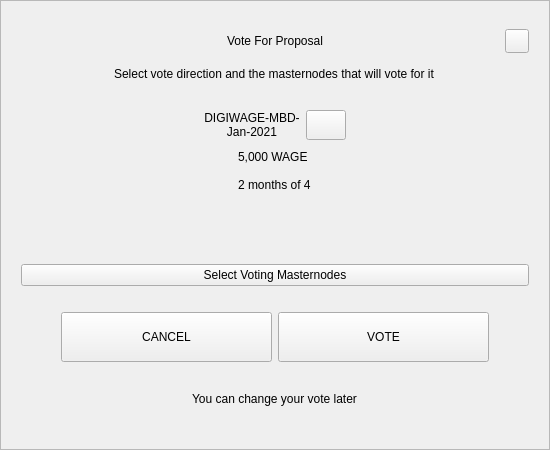
<?xml version="1.0" encoding="UTF-8"?>
<ui version="4.0">
 <class>VoteDialog</class>
 <widget class="QWidget" name="VoteDialog">
  <property name="geometry">
   <rect>
    <x>0</x>
    <y>0</y>
    <width>550</width>
    <height>450</height>
   </rect>
  </property>
  <layout class="QVBoxLayout" name="verticalLayout_1">
   <property name="spacing">
    <number>0</number>
   </property>
   <property name="leftMargin">
    <number>0</number>
   </property>
   <property name="topMargin">
    <number>0</number>
   </property>
   <property name="rightMargin">
    <number>0</number>
   </property>
   <property name="bottomMargin">
    <number>0</number>
   </property>
   <item>
    <widget class="QFrame" name="frame">
     <property name="styleSheet">
      <string notr="true"/>
     </property>
     <property name="frameShape">
      <enum>QFrame::StyledPanel</enum>
     </property>
     <property name="frameShadow">
      <enum>QFrame::Raised</enum>
     </property>
     <layout class="QVBoxLayout" name="verticalLayout_2">
      <property name="spacing">
       <number>6</number>
      </property>
      <property name="leftMargin">
       <number>20</number>
      </property>
      <property name="topMargin">
       <number>20</number>
      </property>
      <property name="rightMargin">
       <number>20</number>
      </property>
      <property name="bottomMargin">
       <number>20</number>
      </property>
      <item>
       <layout class="QHBoxLayout" name="horizontalLayout_1">
        <property name="spacing">
         <number>0</number>
        </property>
        <item>
         <spacer name="horizontalSpacer_1">
          <property name="orientation">
           <enum>Qt::Horizontal</enum>
          </property>
          <property name="sizeHint" stdset="0">
           <size>
            <width>40</width>
            <height>20</height>
           </size>
          </property>
         </spacer>
        </item>
        <item>
         <widget class="QLabel" name="labelTitle">
          <property name="minimumSize">
           <size>
            <width>0</width>
            <height>40</height>
           </size>
          </property>
          <property name="maximumSize">
           <size>
            <width>16777215</width>
            <height>40</height>
           </size>
          </property>
          <property name="styleSheet">
           <string notr="true">padding-left:24px;</string>
          </property>
          <property name="text">
           <string>Vote For Proposal</string>
          </property>
          <property name="alignment">
           <set>Qt::AlignCenter</set>
          </property>
          <property name="margin">
           <number>7</number>
          </property>
         </widget>
        </item>
        <item>
         <spacer name="horizontalSpacer_2">
          <property name="orientation">
           <enum>Qt::Horizontal</enum>
          </property>
          <property name="sizeHint" stdset="0">
           <size>
            <width>40</width>
            <height>20</height>
           </size>
          </property>
         </spacer>
        </item>
        <item>
         <widget class="QPushButton" name="btnEsc">
          <property name="minimumSize">
           <size>
            <width>24</width>
            <height>24</height>
           </size>
          </property>
          <property name="maximumSize">
           <size>
            <width>24</width>
            <height>24</height>
           </size>
          </property>
          <property name="focusPolicy">
           <enum>Qt::NoFocus</enum>
          </property>
          <property name="text">
           <string/>
          </property>
         </widget>
        </item>
       </layout>
      </item>
      <item alignment="Qt::AlignHCenter">
       <widget class="QLabel" name="labelSubtitle">
        <property name="text">
         <string>Select vote direction and the masternodes that will vote for it</string>
        </property>
       </widget>
      </item>
      <item>
       <spacer name="verticalSpacer_1">
        <property name="orientation">
         <enum>Qt::Vertical</enum>
        </property>
        <property name="sizeType">
         <enum>QSizePolicy::Expanding</enum>
        </property>
        <property name="sizeHint" stdset="0">
         <size>
          <width>20</width>
          <height>40</height>
         </size>
        </property>
       </spacer>
      </item>
      <item>
       <layout class="QHBoxLayout" name="horizontalLayout_2">
        <item>
         <spacer name="horizontalSpacer_3">
          <property name="orientation">
           <enum>Qt::Horizontal</enum>
          </property>
          <property name="sizeHint" stdset="0">
           <size>
            <width>40</width>
            <height>20</height>
           </size>
          </property>
         </spacer>
        </item>
        <item>
         <widget class="QLabel" name="labelTitleVote">
          <property name="minimumSize">
           <size>
            <width>0</width>
            <height>30</height>
           </size>
          </property>
          <property name="text">
           <string notr="true">DIGIWAGE-MBD-Jan-2021</string>
          </property>
          <property name="alignment">
           <set>Qt::AlignCenter</set>
          </property>
          <property name="wordWrap">
           <bool>true</bool>
          </property>
         </widget>
        </item>
        <item>
         <widget class="QPushButton" name="btnLink">
          <property name="minimumSize">
           <size>
            <width>0</width>
            <height>30</height>
           </size>
          </property>
          <property name="maximumSize">
           <size>
            <width>16777215</width>
            <height>30</height>
           </size>
          </property>
          <property name="cursor">
           <cursorShape>PointingHandCursor</cursorShape>
          </property>
          <property name="text">
           <string/>
          </property>
         </widget>
        </item>
        <item>
         <spacer name="horizontalSpacer_4">
          <property name="orientation">
           <enum>Qt::Horizontal</enum>
          </property>
          <property name="sizeHint" stdset="0">
           <size>
            <width>40</width>
            <height>20</height>
           </size>
          </property>
         </spacer>
        </item>
       </layout>
      </item>
      <item alignment="Qt::AlignHCenter">
       <widget class="QWidget" name="widget" native="true">
        <property name="minimumSize">
         <size>
          <width>0</width>
          <height>50</height>
         </size>
        </property>
        <layout class="QVBoxLayout" name="verticalLayout_3">
         <property name="spacing">
          <number>6</number>
         </property>
         <property name="leftMargin">
          <number>0</number>
         </property>
         <property name="topMargin">
          <number>0</number>
         </property>
         <property name="rightMargin">
          <number>0</number>
         </property>
         <property name="bottomMargin">
          <number>0</number>
         </property>
         <item>
          <widget class="QLabel" name="labelAmount">
           <property name="text">
            <string notr="true">5,000 WAGE</string>
           </property>
          </widget>
         </item>
         <item>
          <widget class="QLabel" name="labelTime">
           <property name="text">
            <string notr="true">2 months of 4</string>
           </property>
          </widget>
         </item>
        </layout>
       </widget>
      </item>
      <item>
       <spacer name="verticalSpacer_2">
        <property name="orientation">
         <enum>Qt::Vertical</enum>
        </property>
        <property name="sizeType">
         <enum>QSizePolicy::Fixed</enum>
        </property>
        <property name="sizeHint" stdset="0">
         <size>
          <width>20</width>
          <height>10</height>
         </size>
        </property>
       </spacer>
      </item>
      <item>
       <widget class="QWidget" name="containerVotes" native="true">
        <property name="minimumSize">
         <size>
          <width>0</width>
          <height>36</height>
         </size>
        </property>
        <layout class="QHBoxLayout" name="horizontalLayout_3" stretch="1,0,1">
         <property name="spacing">
          <number>0</number>
         </property>
         <property name="leftMargin">
          <number>0</number>
         </property>
         <property name="topMargin">
          <number>0</number>
         </property>
         <property name="rightMargin">
          <number>0</number>
         </property>
         <property name="bottomMargin">
          <number>0</number>
         </property>
         <item>
          <widget class="QWidget" name="containerNo" native="true">
           <property name="sizePolicy">
            <sizepolicy hsizetype="Expanding" vsizetype="Preferred">
             <horstretch>0</horstretch>
             <verstretch>0</verstretch>
            </sizepolicy>
           </property>
           <property name="minimumSize">
            <size>
             <width>0</width>
             <height>36</height>
            </size>
           </property>
           <layout class="QGridLayout" name="gridLayout">
            <property name="leftMargin">
             <number>0</number>
            </property>
            <property name="topMargin">
             <number>0</number>
            </property>
            <property name="rightMargin">
             <number>0</number>
            </property>
            <property name="bottomMargin">
             <number>0</number>
            </property>
            <property name="spacing">
             <number>0</number>
            </property>
           </layout>
          </widget>
         </item>
         <item>
          <spacer name="horizontalSpacer_5">
           <property name="orientation">
            <enum>Qt::Horizontal</enum>
           </property>
           <property name="sizeType">
            <enum>QSizePolicy::Fixed</enum>
           </property>
           <property name="sizeHint" stdset="0">
            <size>
             <width>16</width>
             <height>20</height>
            </size>
           </property>
          </spacer>
         </item>
         <item>
          <widget class="QWidget" name="containerYes" native="true">
           <property name="minimumSize">
            <size>
             <width>0</width>
             <height>36</height>
            </size>
           </property>
           <property name="layoutDirection">
            <enum>Qt::LeftToRight</enum>
           </property>
           <layout class="QGridLayout" name="gridLayout_2">
            <property name="leftMargin">
             <number>0</number>
            </property>
            <property name="topMargin">
             <number>0</number>
            </property>
            <property name="rightMargin">
             <number>0</number>
            </property>
            <property name="bottomMargin">
             <number>0</number>
            </property>
            <property name="horizontalSpacing">
             <number>0</number>
            </property>
           </layout>
          </widget>
         </item>
        </layout>
       </widget>
      </item>
      <item>
       <spacer name="verticalSpacer_3">
        <property name="orientation">
         <enum>Qt::Vertical</enum>
        </property>
        <property name="sizeType">
         <enum>QSizePolicy::Fixed</enum>
        </property>
        <property name="sizeHint" stdset="0">
         <size>
          <width>20</width>
          <height>10</height>
         </size>
        </property>
       </spacer>
      </item>
      <item>
       <widget class="QPushButton" name="btnSelectMasternodes">
        <property name="cursor">
         <cursorShape>PointingHandCursor</cursorShape>
        </property>
        <property name="text">
         <string>Select Voting Masternodes</string>
        </property>
       </widget>
      </item>
      <item>
       <spacer name="verticalSpacer_4">
        <property name="orientation">
         <enum>Qt::Vertical</enum>
        </property>
        <property name="sizeType">
         <enum>QSizePolicy::Fixed</enum>
        </property>
        <property name="sizeHint" stdset="0">
         <size>
          <width>20</width>
          <height>20</height>
         </size>
        </property>
       </spacer>
      </item>
      <item>
       <layout class="QHBoxLayout" name="horizontalLayout_4" stretch="0,2,2,0">
        <item>
         <spacer name="horizontalSpacer_6">
          <property name="orientation">
           <enum>Qt::Horizontal</enum>
          </property>
          <property name="sizeHint" stdset="0">
           <size>
            <width>40</width>
            <height>20</height>
           </size>
          </property>
         </spacer>
        </item>
        <item>
         <widget class="QPushButton" name="btnCancel">
          <property name="minimumSize">
           <size>
            <width>0</width>
            <height>50</height>
           </size>
          </property>
          <property name="focusPolicy">
           <enum>Qt::NoFocus</enum>
          </property>
          <property name="text">
           <string>CANCEL</string>
          </property>
         </widget>
        </item>
        <item>
         <widget class="QPushButton" name="btnSave">
          <property name="minimumSize">
           <size>
            <width>0</width>
            <height>50</height>
           </size>
          </property>
          <property name="focusPolicy">
           <enum>Qt::NoFocus</enum>
          </property>
          <property name="text">
           <string>VOTE</string>
          </property>
         </widget>
        </item>
        <item>
         <spacer name="horizontalSpacer_7">
          <property name="orientation">
           <enum>Qt::Horizontal</enum>
          </property>
          <property name="sizeHint" stdset="0">
           <size>
            <width>40</width>
            <height>20</height>
           </size>
          </property>
         </spacer>
        </item>
       </layout>
      </item>
      <item>
       <spacer name="verticalSpacer_5">
        <property name="orientation">
         <enum>Qt::Vertical</enum>
        </property>
        <property name="sizeType">
         <enum>QSizePolicy::Expanding</enum>
        </property>
        <property name="sizeHint" stdset="0">
         <size>
          <width>20</width>
          <height>10</height>
         </size>
        </property>
       </spacer>
      </item>
      <item>
       <spacer name="verticalSpacer_6">
        <property name="orientation">
         <enum>Qt::Vertical</enum>
        </property>
        <property name="sizeHint" stdset="0">
         <size>
          <width>20</width>
          <height>40</height>
         </size>
        </property>
       </spacer>
      </item>
      <item alignment="Qt::AlignHCenter">
       <widget class="QLabel" name="labelMessage">
        <property name="text">
         <string>You can change your vote later</string>
        </property>
       </widget>
      </item>
      <item>
       <spacer name="verticalSpacer_7">
        <property name="orientation">
         <enum>Qt::Vertical</enum>
        </property>
        <property name="sizeType">
         <enum>QSizePolicy::Expanding</enum>
        </property>
        <property name="sizeHint" stdset="0">
         <size>
          <width>20</width>
          <height>40</height>
         </size>
        </property>
       </spacer>
      </item>
     </layout>
    </widget>
   </item>
  </layout>
 </widget>
 <resources/>
 <connections/>
</ui>
